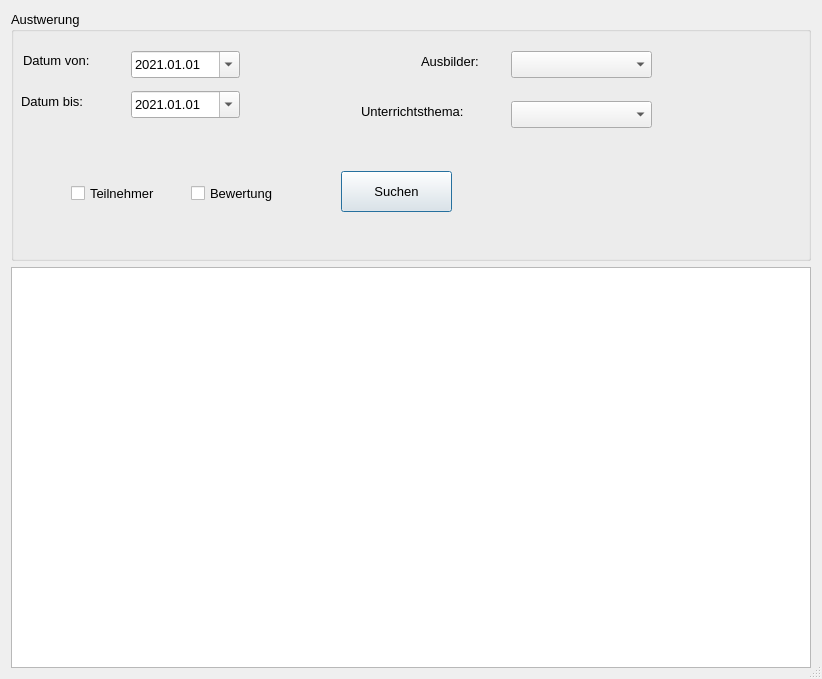
<?xml version="1.0" encoding="UTF-8"?>
<ui version="4.0">
 <class>Auswertung</class>
 <widget class="QDialog" name="Auswertung">
  <property name="geometry">
   <rect>
    <x>0</x>
    <y>0</y>
    <width>822</width>
    <height>679</height>
   </rect>
  </property>
  <property name="font">
   <font>
    <pointsize>10</pointsize>
   </font>
  </property>
  <property name="windowTitle">
   <string>Auswertung -Wochenplan</string>
  </property>
  <property name="sizeGripEnabled">
   <bool>true</bool>
  </property>
  <layout class="QVBoxLayout" name="verticalLayout">
   <item>
    <widget class="QGroupBox" name="groupBox">
     <property name="sizePolicy">
      <sizepolicy hsizetype="Fixed" vsizetype="Fixed">
       <horstretch>0</horstretch>
       <verstretch>0</verstretch>
      </sizepolicy>
     </property>
     <property name="minimumSize">
      <size>
       <width>800</width>
       <height>250</height>
      </size>
     </property>
     <property name="title">
      <string>Austwerung</string>
     </property>
     <widget class="QCheckBox" name="ch_teilnehmer">
      <property name="geometry">
       <rect>
        <x>60</x>
        <y>170</y>
        <width>110</width>
        <height>25</height>
       </rect>
      </property>
      <property name="text">
       <string>Teilnehmer</string>
      </property>
     </widget>
     <widget class="QComboBox" name="cb_ausbilder">
      <property name="geometry">
       <rect>
        <x>500</x>
        <y>40</y>
        <width>141</width>
        <height>27</height>
       </rect>
      </property>
     </widget>
     <widget class="QPushButton" name="btn_suchen">
      <property name="geometry">
       <rect>
        <x>330</x>
        <y>160</y>
        <width>111</width>
        <height>41</height>
       </rect>
      </property>
      <property name="text">
       <string>Suchen</string>
      </property>
     </widget>
     <widget class="QComboBox" name="cb_unterrichtsthema">
      <property name="geometry">
       <rect>
        <x>500</x>
        <y>90</y>
        <width>141</width>
        <height>27</height>
       </rect>
      </property>
     </widget>
     <widget class="QLabel" name="label">
      <property name="geometry">
       <rect>
        <x>12</x>
        <y>39</y>
        <width>87</width>
        <height>21</height>
       </rect>
      </property>
      <property name="text">
       <string>Datum von:</string>
      </property>
     </widget>
     <widget class="QLabel" name="label_2">
      <property name="geometry">
       <rect>
        <x>10</x>
        <y>80</y>
        <width>82</width>
        <height>21</height>
       </rect>
      </property>
      <property name="text">
       <string>Datum bis:</string>
      </property>
     </widget>
     <widget class="QDateEdit" name="de_bis">
      <property name="geometry">
       <rect>
        <x>120</x>
        <y>80</y>
        <width>109</width>
        <height>27</height>
       </rect>
      </property>
      <property name="dateTime">
       <datetime>
        <hour>0</hour>
        <minute>0</minute>
        <second>0</second>
        <year>2021</year>
        <month>1</month>
        <day>1</day>
       </datetime>
      </property>
      <property name="displayFormat">
       <string>yyyy.MM.dd</string>
      </property>
      <property name="calendarPopup">
       <bool>true</bool>
      </property>
     </widget>
     <widget class="QDateEdit" name="de_von">
      <property name="geometry">
       <rect>
        <x>120</x>
        <y>40</y>
        <width>109</width>
        <height>27</height>
       </rect>
      </property>
      <property name="focusPolicy">
       <enum>Qt::TabFocus</enum>
      </property>
      <property name="buttonSymbols">
       <enum>QAbstractSpinBox::UpDownArrows</enum>
      </property>
      <property name="dateTime">
       <datetime>
        <hour>0</hour>
        <minute>0</minute>
        <second>0</second>
        <year>2021</year>
        <month>1</month>
        <day>1</day>
       </datetime>
      </property>
      <property name="displayFormat">
       <string>yyyy.MM.dd</string>
      </property>
      <property name="calendarPopup">
       <bool>true</bool>
      </property>
     </widget>
     <widget class="QLabel" name="label_3">
      <property name="geometry">
       <rect>
        <x>410</x>
        <y>40</y>
        <width>87</width>
        <height>21</height>
       </rect>
      </property>
      <property name="text">
       <string>Ausbilder:</string>
      </property>
     </widget>
     <widget class="QLabel" name="label_4">
      <property name="geometry">
       <rect>
        <x>350</x>
        <y>90</y>
        <width>141</width>
        <height>21</height>
       </rect>
      </property>
      <property name="text">
       <string>Unterrichtsthema:</string>
      </property>
     </widget>
     <widget class="QCheckBox" name="ch_bewertung">
      <property name="geometry">
       <rect>
        <x>180</x>
        <y>170</y>
        <width>110</width>
        <height>25</height>
       </rect>
      </property>
      <property name="text">
       <string>Bewertung</string>
      </property>
     </widget>
    </widget>
   </item>
   <item>
    <widget class="QTableWidget" name="tw_Table">
     <property name="sizePolicy">
      <sizepolicy hsizetype="MinimumExpanding" vsizetype="MinimumExpanding">
       <horstretch>0</horstretch>
       <verstretch>0</verstretch>
      </sizepolicy>
     </property>
     <property name="minimumSize">
      <size>
       <width>0</width>
       <height>400</height>
      </size>
     </property>
    </widget>
   </item>
  </layout>
 </widget>
 <resources/>
 <connections/>
</ui>
